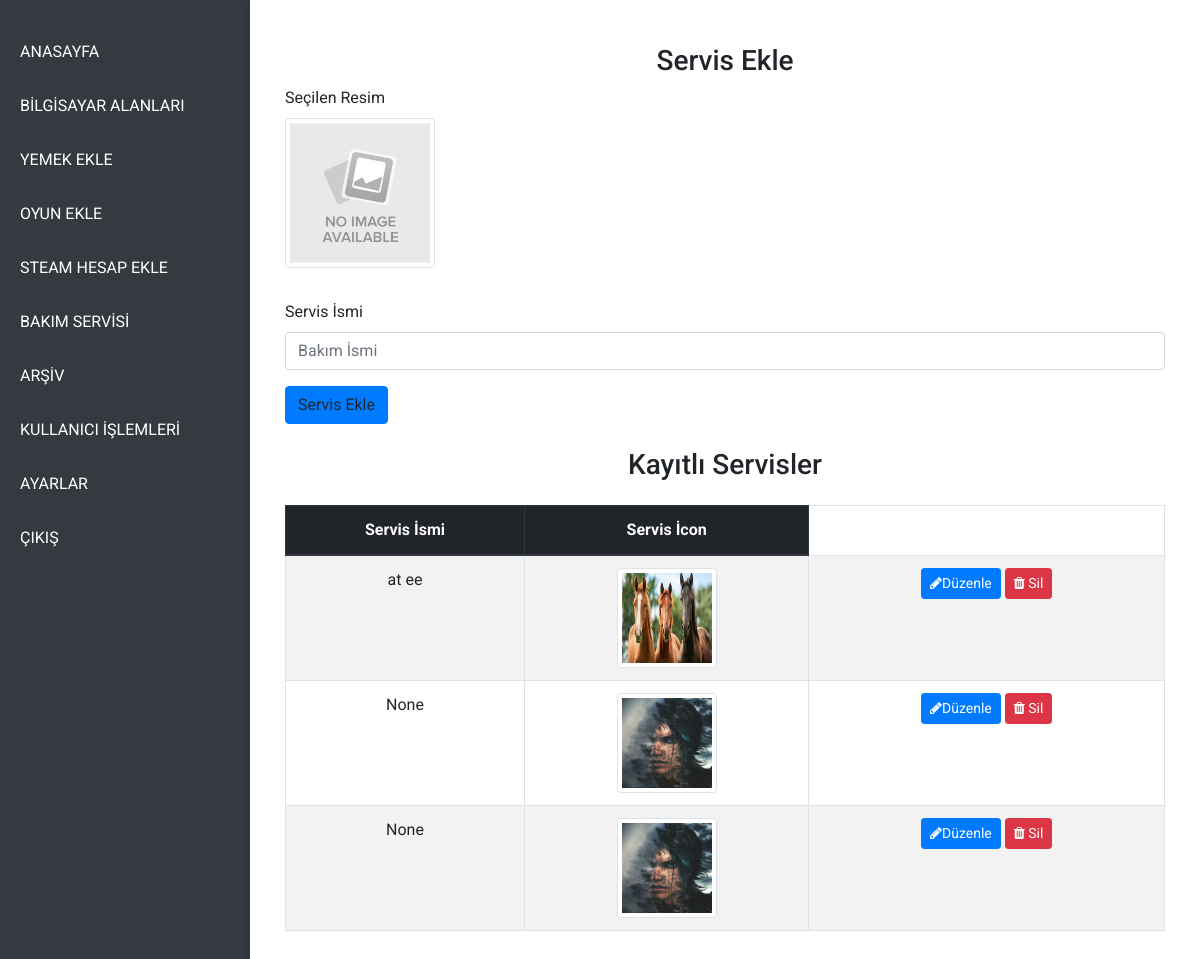
Page /service (signed in) on the committed database.
### models.py (models this page shows)
class tblservice(db.Model):
    id = db.Column(db.Integer, primary_key=True)
    imagepath = db.Column(db.String(50), unique=False, nullable=True)
    name = db.Column(db.String(100), unique=False, nullable=True)

### app.py (the view, shortened to what this page needs)
@app.route("/service", methods=['GET', 'POST'])
@login_required
def service():
    all_images = []
    target_folder = os.path.join(UPLOAD_FOLDER, 'service')
    if os.path.exists(target_folder):
        all_images = [file for file in os.listdir(target_folder)
                    if file.lower().endswith(('png', 'jpg', 'jpeg', 'gif', 'webp'))]
    services = tblservice.query.all()
    return render_template("/admin/service.html", services=services, all_images=all_images)

### helpers.py (called while the page is built)
def login_required(f):
    @wraps(f)
    def decorated_function(*args, **kwargs):
        if session.get("user_id") is None:
            return redirect("/login")
        return f(*args, **kwargs)
    return decorated_function

### templates/admin/service.html (shortened to what this page needs)
{% extends "admin/adminlayout.html" %}
{% block main %}
<div class="container-fluid mt-4">
    <div class="row mb-4">
        <div class="col-md-12">
            <h3 class="text-center">Servis Ekle</h3>
            <div class="form-group">
                <label for="image">Seçilen Resim</label><br>
                <img src="../../static/img/noImage.jpg"
                        alt="photo" class="img-thumbnail mb-3" style="width: 150px; height: 150px;" onclick="showPopup()">
            </div>
            <div class="form-group">
                <label for="servicename">Servis İsmi</label>
                <input type="text" class="form-control" id="servicename" name="servicename" placeholder="Bakım İsmi">
            </div>
            <a type="button" class="btn btn-primary" onclick="addservice()">Servis Ekle</a>
        </div>
    </div>
    <div class="row">
        <div class="col-md-12">
            <h3 class="text-center mb-4">Kayıtlı Servisler</h3>
            <table class="table table-bordered table-striped">
                <thead class="thead-dark">
                    <tr>
                        <th>Servis İsmi</th>
                        <th>Servis İcon</th>
                    </tr>
                </thead>
                <tbody>
                    {% for service in services %}
                        <tr id="service-{{ service.id }}">
                            <td>{{ service.name }}</td>
                            <td>
                                <img src="{{ service.imagepath if service.imagepath else '../../static/img/noImage.jpg' }}" alt="{{service.name}} resim" class="img-thumbnail" style="width: 100px; height: 100px;">
                            </td>
                            <td>
                                <a href="/updateservice/{{service.id}}" class="btn btn-sm btn-primary"><i class="fa fa-pencil"></i>Düzenle</a>
                                <button type="button" class="btn btn-sm btn-danger" data-id="{{ service.id }}"  onclick="deleteservice(this)"><i class="fa fa-trash"></i> Sil</button>
                            </td>
                        </tr>
                    {% endfor %}
                </tbody>
            </table>
        </div>
    </div>
</div>
{% endblock %}

### static/css/admin/indexadmin.css (style rules this page uses)
body, html { margin: 0; padding: 0; font-family: 'Roboto', sans-serif; height: 100%; background-color: #f8f9fa; }
table { width: 80%; margin-left: auto; margin-right: auto; text-align: center; }
h3 { text-align: center; }

### rows in the picture
tblservice: name "at ee", imagepath (picture)
tblservice: name "None", imagepath (picture)
tblservice: name "None", imagepath (picture)
